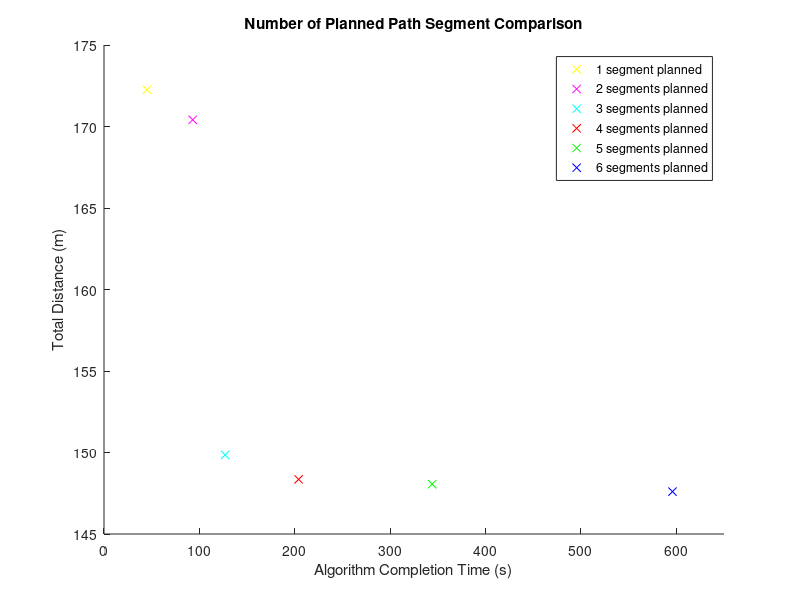

Reproduce this figure in MATLAB.
close all;

%paredo front for 

%rng(9), 48/4/3
% 2 - 5 num_path
%time = [23 50 133 243 318 376];
%dis = [169.06 156.4 151.9 149.05 148.96 148.816];

%rng(9), 50/4/3
% ms = 3
% time = [29.4 81.8 175.6 375.8 516.2 778.43];
% dis = [ 160.0276
%   147.2014
%   146.5553
%   146.2599
%   146.2529
%   146.2064 ];

%rng(3), 50/4/3
% ms = 3;
time = [45 93 127 204 344 596];
dis = [172.253923641734;170.410239996284;149.849643976224;148.351190385225;148.053963065152;147.600466512524];

figure(1);
hold on;
plot(time(1),dis(1),'yx');
plot(time(2),dis(2),'mx');
plot(time(3),dis(3),'cx');
plot(time(4),dis(4),'rx');
plot(time(5),dis(5),'gx');
plot(time(6),dis(6),'bx');
legend('1 segment planned','2 segments planned','3 segments planned','4 segments planned',...
       '5 segments planned','6 segments planned');
xlabel('Algorithm Completion Time (s)');
ylabel('Total Distance (m)');
xlim([0 650]);
ylim([145 175]);
title('Number of Planned Path Segment Comparison');
hold off;
